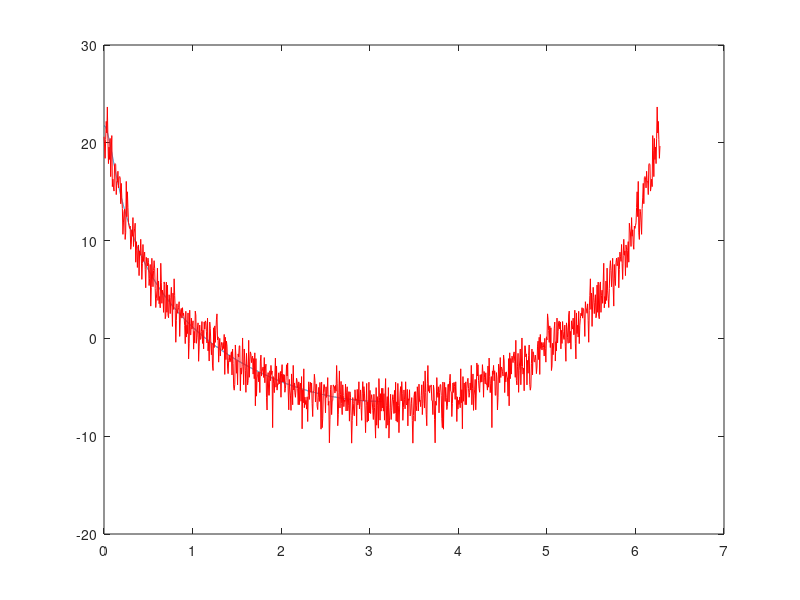

Source code (MATLAB):
clc
close all
clear all

a = [ 1 -0.9 -0.01];
b = [ 1 0.1];

N = 10000;
Nfft = 2^14;

z = randn(N,1);

x = filter(b, a, z);
[H, w] = freqz(b, a, Nfft);

L = 10;
M = N/L;
X = zeros(L,M);
s = 1;
for m = 0 : M : N-M
    xm = x(m+1 : m + M) ;
    X(s, :) = (1/M)*abs(fft(xm,M)).^2;
    s = s + 1 ;
end
PHIW = mean(X,1);

plot(w, 20*log10(abs(H))); %real
hold on
wW = 2*pi*[0 : M-1]/M;
plot(wW, 10*log10(abs(PHIW)), 'r');
hold off
% repeat this for R = 100 realization to compute the bias
% and the variance
